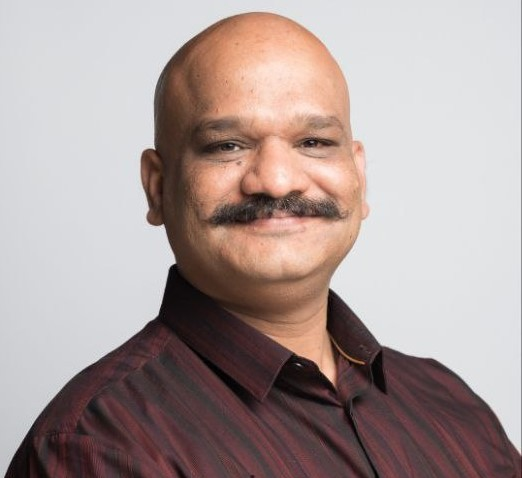
#> input picture assets/headshot.jpg, 522 x 478 px
$ python make_header.py
#> lines starting #> are read from the running program, lines starting #| are printed output that depends on the picture; after the words box and inside, x2 and y2 are one past the last pixel; in counts of white or black regions, pixels touching at a corner belong together
from pathlib import Path

from PIL import Image, ImageDraw, ImageFont

assets = Path(__file__).resolve().parent
head = Image.open(assets / "headshot.jpg").convert("RGBA")

W, H = 1280, 360
img = Image.new("RGBA", (W, H), (8, 32, 29, 255))
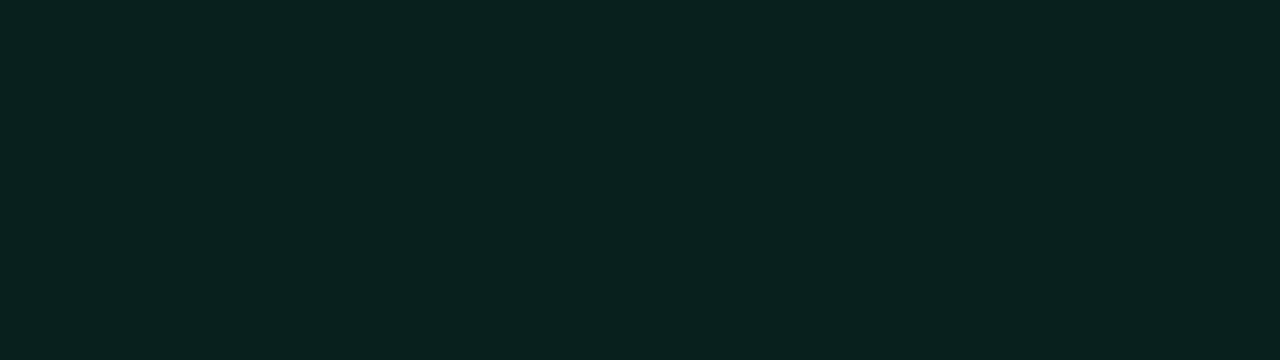
#> img: PIL image 1280x360 RGBA; mean R, G, B, A 8, 32, 29, 255
draw = ImageDraw.Draw(img)
for y in range(H):
    t = y / H
    r = int(8 + (15 - 8) * t)
    g = int(32 + (92 - 32) * t * 0.35)
    b = int(29 + (84 - 29) * t * 0.3)
    draw.line([(0, y), (W, y)], fill=(r, g, b, 255))

overlay = Image.new("RGBA", (W, H), (0, 0, 0, 0))
#> overlay: PIL image 1280x360 RGBA; every value is 0
od = ImageDraw.Draw(overlay)
od.ellipse([980, -80, 1380, 320], fill=(192, 106, 44, 40))
od.ellipse([-120, 180, 280, 520], fill=(22, 137, 124, 50))
img = Image.alpha_composite(img, overlay)
draw = ImageDraw.Draw(img)

size = 220
head = head.resize((size, size), Image.Resampling.LANCZOS)
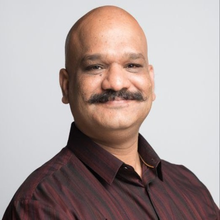
#> head: PIL image 220x220 RGBA; mean R, G, B, A 171.8, 156.6, 154.2, 255
mask = Image.new("L", (size, size), 0)
#> mask: PIL image 220x220 L; every value is 0
ImageDraw.Draw(mask).ellipse([0, 0, size, size], fill=255)
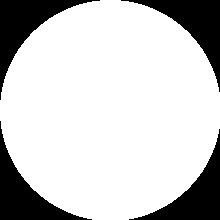
#> mask: PIL image 220x220 L; 79.1% white; 4 black regions, box (x1, y1, x2, y2) and area: (0, 0, 100, 100) 2630, (121, 0, 220, 92) 2530, (0, 121, 92, 220) 2530, (129, 129, 220, 220) 2431
ring = Image.new("RGBA", (size + 10, size + 10), (0, 0, 0, 0))
#> ring: PIL image 230x230 RGBA; every value is 0
ImageDraw.Draw(ring).ellipse([0, 0, size + 9, size + 9], fill=(217, 164, 65, 255))
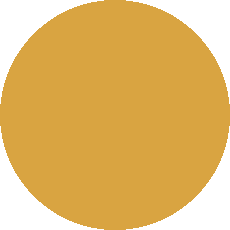
#> ring: PIL image 230x230 RGBA; mean R, G, B, A 170.3, 128.7, 51, 200.2; transparent parts drawn white
hx, hy = 70, (H - size) // 2
img.paste(ring, (hx - 5, hy - 5), ring)
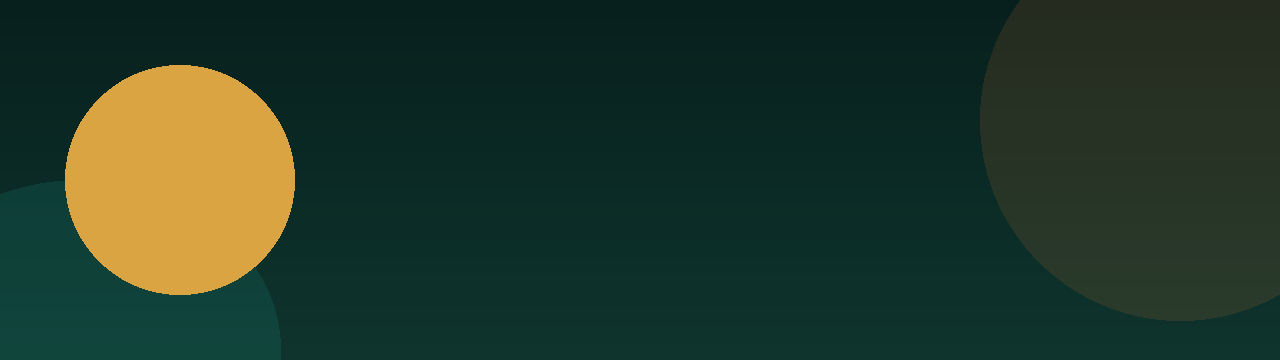
#> img: PIL image 1280x360 RGBA; mean R, G, B, A 35, 56, 40.5, 255
img.paste(head, (hx, hy), mask)
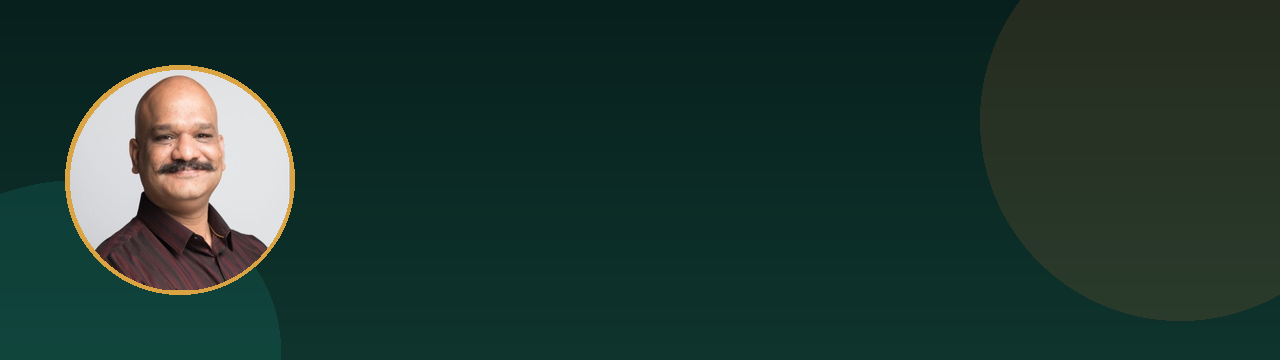
#> img: PIL image 1280x360 RGBA; mean R, G, B, A 31.2, 55.1, 47.6, 255

candidates = [
    r"C:\Windows\Fonts\georgia.ttf",
    r"C:\Windows\Fonts\segoeui.ttf",
    r"C:\Windows\Fonts\arial.ttf",
]
font_path = next((p for p in candidates if Path(p).exists()), None)
title = ImageFont.truetype(font_path, 46) if font_path else ImageFont.load_default()
sub = ImageFont.truetype(font_path, 22) if font_path else ImageFont.load_default()
small = ImageFont.truetype(font_path, 18) if font_path else ImageFont.load_default()

tx = hx + size + 48
ty = H // 2 - 70
draw.text((tx, ty), "Dr. Sameer Reddy Marri", fill=(246, 244, 238, 255), font=title)
draw.text(
    (tx, ty + 62),
    "Medicinal Chemist  ·  Synthetic Organic Chemist",
    fill=(224, 160, 96, 255),
    font=sub,
)
draw.text(
    (tx, ty + 110),
    "Ph.D., MRSC, CSci  ·  Boston University Center for Molecular Discovery",
    fill=(180, 200, 196, 255),
    font=small,
)

out = assets / "header.png"
img.convert("RGB").save(out, "PNG", optimize=True)
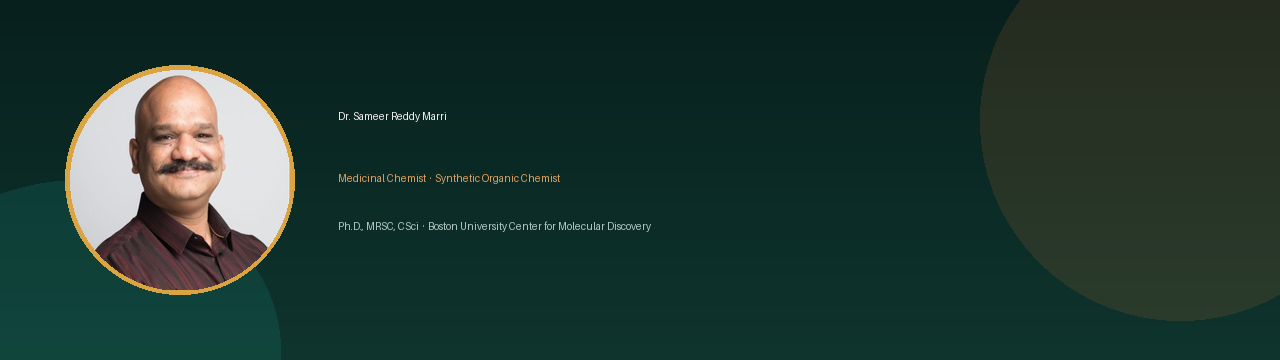
#> saved as header.png: PIL image 1280x360 RGB; mean R, G, B 31.8, 55.6, 48
print("wrote", out, out.stat().st_size)
